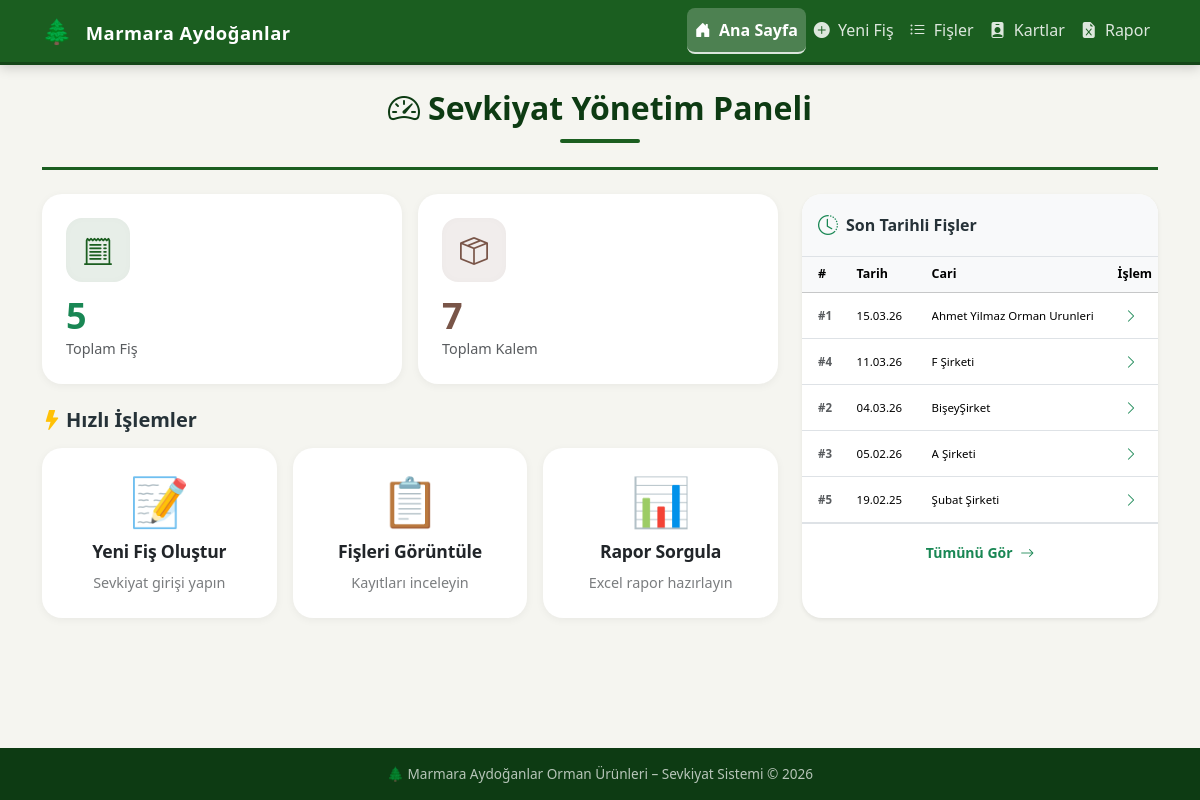
The page / on the database its author committed.
### app.py (models this page shows, shortened)
class Fis(db.Model):
    __tablename__ = "fis"
    id = db.Column(db.Integer, primary_key=True)
    tarih = db.Column(db.Date, nullable=False, default=date.today)
    sevk_eden_cari = db.Column(db.String(200), nullable=False)
    sevk_yeri_fabrika = db.Column(db.String(200), nullable=False)
    sevk_yeri_fis_no = db.Column(db.String(100), nullable=False)
    plaka_no = db.Column(db.String(50), nullable=False)
    detaylar = db.relationship(
        "FisDetayi", backref="fis", lazy=True, cascade="all, delete-orphan"
    )

### app.py (the view)
@app.route("/")
def index():
    toplam_fis = Fis.query.count()
    toplam_kalem = FisDetayi.query.count()
    son_fisler = Fis.query.order_by(Fis.tarih.desc(), Fis.id.desc()).limit(5).all()
    return render_template("index.html", toplam_fis=toplam_fis,
                           toplam_kalem=toplam_kalem, son_fisler=son_fisler)

### templates/index.html
{% extends "base.html" %}
{% block content %}
<div class="page-header text-center mb-4">
    <h2 class="fw-bold"><i class="bi bi-speedometer2 me-2"></i>Sevkiyat Yönetim Paneli</h2>
    <div style="width: 80px; height: 4px; background: var(--ma-primary); margin: 12px auto; border-radius: 2px;"></div>
</div>
<div class="row g-4">
    <div class="col-12 col-lg-8">
        <div class="row g-3 mb-4">
            <div class="col-6">
                <div class="stat-card card h-100 border-0">
                    <div class="card-body p-4">
                        <div class="stat-icon" style="background: rgba(27, 94, 32, 0.1); color: var(--ma-primary);">
                            <i class="bi bi-receipt-cutoff"></i>
                        </div>
                        <div class="stat-value text-success h2 fw-bold mb-1">{{ toplam_fis }}</div>
                        <div class="stat-label text-muted fw-medium">Toplam Fiş</div>
                    </div>
                </div>
            </div>
            <div class="col-6">
                <div class="stat-card card h-100 border-0">
                    <div class="card-body p-4">
                        <div class="stat-icon" style="background: rgba(121, 85, 72, 0.1); color: var(--ma-accent);">
                            <i class="bi bi-box-seam"></i>
                        </div>
                        <div class="stat-value h2 fw-bold mb-1" style="color: var(--ma-accent);">{{ toplam_kalem }}</div>
                        <div class="stat-label text-muted fw-medium">Toplam Kalem</div>
                    </div>
                </div>
            </div>
        </div>
        <h5 class="fw-bold mb-3"><i class="bi bi-lightning-fill text-warning me-1"></i>Hızlı İşlemler</h5>
        <div class="row g-3">
            <div class="col-12 col-sm-4">
                <a href="{{ url_for('yeni_fis_formu') }}" class="action-card card h-100 text-decoration-none transition">
                    <div class="card-body text-center p-4">
                        <div class="display-5 mb-2">📝</div>
                        <div class="action-title fw-bold text-dark">Yeni Fiş Oluştur</div>
                        <p class="small text-muted mb-0">Sevkiyat girişi yapın</p>
                    </div>
                </a>
            </div>
            <div class="col-12 col-sm-4">
                <a href="{{ url_for('fisleri_goruntule') }}" class="action-card card h-100 text-decoration-none transition">
                    <div class="card-body text-center p-4">
                        <div class="display-5 mb-2">📋</div>
                        <div class="action-title fw-bold text-dark">Fişleri Görüntüle</div>
                        <p class="small text-muted mb-0">Kayıtları inceleyin</p>
                    </div>
                </a>
            </div>
            <div class="col-12 col-sm-4">
                <a href="{{ url_for('raporlar') }}" class="action-card card h-100 text-decoration-none transition">
                    <div class="card-body text-center p-4">
                        <div class="display-5 mb-2">📊</div>
                        <div class="action-title fw-bold text-dark">Rapor Sorgula</div>
                        <p class="small text-muted mb-0">Excel rapor hazırlayın</p>
                    </div>
                </a>
            </div>
        </div>
    </div>
    {% if son_fisler %}
    <div class="col-12 col-lg-4">
        <div class="form-section h-100 p-0 overflow-hidden border-0 shadow-sm">
            <div class="px-3 py-3 border-bottom bg-light d-flex align-items-center">
                <i class="bi bi-clock-history text-success me-2 fs-5"></i>
                <h6 class="fw-bold mb-0">Son Tarihli Fişler</h6>
            </div>
            <div class="table-responsive">
                <table class="table table-hover table-sm mb-0 son-fis-table align-middle" style="table-layout: fixed;">
                    <thead class="table-light">
                        <tr>
                            <th style="width: 45px;" class="ps-3 py-2">#</th>
                            <th style="width: 75px;" class="py-2">Tarih</th>
                            <th class="py-2">Cari</th>
                            <th style="width: 50px;" class="text-end pe-3 py-2">İşlem</th>
                        </tr>
                    </thead>
                    <tbody class="border-top-0">
                        {% for fis in son_fisler %}
                        <tr>
                            <td class="ps-3 text-muted small fw-semibold">#{{ fis.id }}</td>
                            <td class="text-nowrap small">{{ fis.tarih.strftime('%d.%m.%y') }}</td>
                            <td class="small fw-medium">
                                <div class="son-fis-cari-wrapper" title="{{ fis.sevk_eden_cari }}">
                                    {{ fis.sevk_eden_cari }}
                                </div>
                            </td>
                            <td class="text-end pe-3">
                                <a href="{{ url_for('fis_detay', fis_id=fis.id) }}"
                                   class="btn btn-sm btn-outline-success border-0 rounded-circle p-1"
                                   title="Detay">
                                    <i class="bi bi-chevron-right"></i>
                                </a>
                            </td>
                        </tr>
                        {% endfor %}
                    </tbody>
                </table>
            </div>
            <div class="p-3 text-center border-top">
                <a href="{{ url_for('fisleri_goruntule') }}" class="small text-success text-decoration-none fw-bold">
                    Tümünü Gör <i class="bi bi-arrow-right ms-1"></i>
                </a>
            </div>
        </div>
    </div>
    {% endif %}
</div>
{% endblock %}

### static/style.css (style rules this page uses)
:root { --ma-primary: #1b5e20; --ma-primary-light: #2e7d32; --ma-primary-dark: #0d3b13; --ma-accent: #795548; --ma-accent-light: #a1887f; --ma-bg: #f5f5f0; --ma-card-bg: #ffffff; --ma-text: #263238; --ma-text-muted: #607d8b; --ma-border: #e0e0e0; --ma-success: #2e7d32; --ma-danger: #c62828; --ma-warning: #f57f17; --ma-gradient: linear-gradient(135deg, var(--ma-primary) 0%, var(--ma-primary-light) 100%); --ma-gradient: linear-gradient(135deg, #1b5e20 0%, #2e7d32 100%); --ma-shadow-sm: 0 2px 8px rgba(0,0,0,0.05); --ma-shadow-md: 0 4px 20px rgba(0,0,0,0.08); --ma-shadow-lg: 0 10px 30px rgba(27, 94, 32, 0.15); --ma-transition: all 0.3s cubic-bezier(0.4, 0, 0.2, 1); }
* { box-sizing: border-box; }
body { font-family: 'Segoe UI', Tahoma, Geneva, Verdana, sans-serif; background-color: var(--ma-bg); color: var(--ma-text); min-height: 100vh; }
.page-header { margin-bottom: 1.5rem; padding-bottom: 0.75rem; border-bottom: 3px solid var(--ma-primary); }
.page-header h2 { font-weight: 700; color: var(--ma-primary-dark); margin-bottom: 0; }
.stat-card { border: none; border-radius: 16px; overflow: hidden; box-shadow: 0 4px 20px rgba(0, 0, 0, 0.06); transition: transform 0.2s ease, box-shadow 0.2s ease; }
.stat-card .card-body { padding: 1.75rem; }
.stat-card .stat-icon { width: 64px; height: 64px; border-radius: 16px; display: flex; align-items: center; justify-content: center; font-size: 1.75rem; margin-bottom: 1rem; }
.stat-card .stat-value { font-size: 2.25rem; font-weight: 800; line-height: 1; margin-bottom: 0.25rem; }
.stat-card .stat-label { font-size: 0.9rem; color: var(--ma-text-muted); font-weight: 500; }
.action-card { border: none; border-radius: 16px; overflow: hidden; text-decoration: none; color: inherit; box-shadow: 0 4px 20px rgba(0, 0, 0, 0.06); transition: all 0.25s ease; cursor: pointer; display: block; }
.action-card .card-body { padding: 2rem 1.5rem; text-align: center; }
.action-card .action-title { font-weight: 700; font-size: 1.1rem; margin-bottom: 0.5rem; }
.stat-card, .action-card { border: none !important; border-radius: 20px !important; background: #ffffff; box-shadow: var(--ma-shadow-sm); transition: var(--ma-transition); }
.stat-icon { width: 64px; height: 64px; display: flex; align-items: center; justify-content: center; border-radius: 16px; font-size: 2rem; margin-bottom: 1rem; box-shadow: inset 0 0 10px rgba(0,0,0,0.02); }
.action-card .action-title { font-size: 1.1rem; letter-spacing: -0.2px; }
.action-card p { font-size: 0.9rem; opacity: 0.8; }
.stat-value { letter-spacing: -1px; }
.transition { transition: var(--ma-transition) !important; }
.form-section { background: #fff; border-radius: 20px !important; padding: 1.5rem; box-shadow: var(--ma-shadow-sm); border: none !important; }
.form-section { background: var(--ma-card-bg); border-radius: 16px; padding: 1.5rem; margin-bottom: 1.25rem; box-shadow: 0 2px 12px rgba(0, 0, 0, 0.05); }
.son-fis-table { font-size: 0.82rem; }
.son-fis-table thead th { font-size: 0.78rem; padding: 0.55rem 0.6rem; }
.son-fis-table tbody td { padding: 0.5rem 0.6rem; vertical-align: middle; }
.son-fis-cari-wrapper { max-width: 100%; overflow: hidden; text-overflow: ellipsis; white-space: nowrap; }

### rows shown on the page
Fis: id "1", tarih "15.03.26", sevk_eden_cari "Ahmet Yilmaz Orman Urunleri"
Fis: id "4", tarih "11.03.26", sevk_eden_cari "F Şirketi"
Fis: id "2", tarih "04.03.26", sevk_eden_cari "BişeyŞirket"
Fis: id "3", tarih "05.02.26", sevk_eden_cari "A Şirketi"
Fis: id "5", tarih "19.02.25", sevk_eden_cari "Şubat Şirketi"

### other values the page prints
{{ toplam_fis }} "5"
{{ toplam_kalem }} "7"
